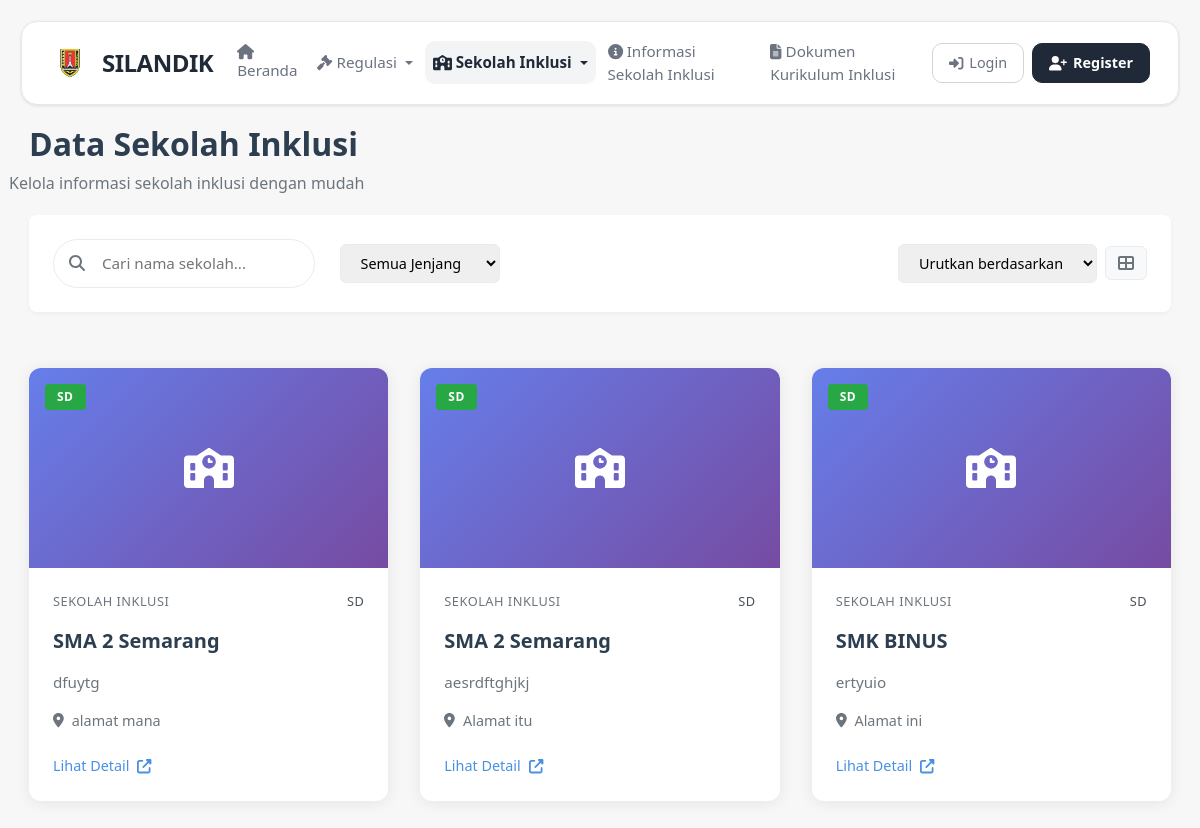
The page /kategori_data/data_sekolah_inklusi.php on the database as committed earlier.
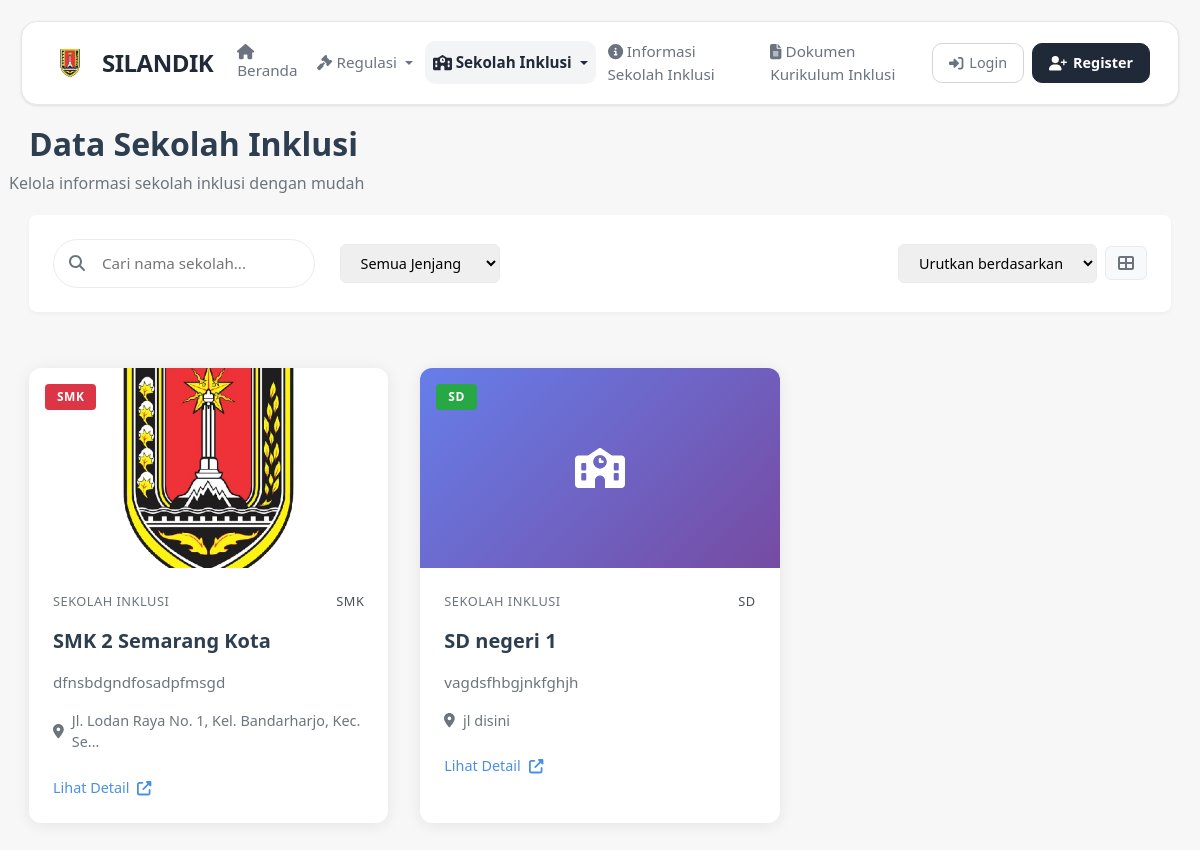
The same page on the database as committed later.
### tables this page shows
CREATE TABLE `data_sekolah_inklusi` (
  `id` int(11) NOT NULL,
  `npsn` varchar(20) NOT NULL,
  `nama_sekolah` varchar(255) NOT NULL,
  `alamat` varchar(255) NOT NULL,
  `kepala_sekolah` varchar(100) NOT NULL,
  `telepon` varchar(20) DEFAULT NULL,
  `tanggal_berdiri` date DEFAULT NULL,
  `website` varchar(255) DEFAULT NULL,
  `logo_sekolah` varchar(255) DEFAULT NULL,
  `deskripsi` text DEFAULT NULL,
  `jenjang_sekolah` enum('SD','SMP','SMA','SMK') NOT NULL DEFAULT 'SD'
);

### kategori_data/data_sekolah_inklusi.php (the view, shortened to what this page needs)
<?php
include '../partials/head.php';
?>
<div id="background">
    <?php include '../sidebar.php'; ?>
    <div class="header-section">
        <div class="container-fluid px-4">
            <div class="header-title">
                <h1 class="page-title">Data Sekolah Inklusi</h1>
                <p class="page-subtitle">Kelola informasi sekolah inklusi dengan mudah</p>
            </div>
        </div>
    </div>
    <main>
        <div class="container-fluid px-4">
            <div class="search-section">
                <div class="row align-items-center g-3 flex-wrap">
                    <div class="col-md-3">
                        <div class="search-input-group">
                            <i class="fas fa-search search-icon"></i>
                            <input type="text" class="search-input" placeholder="Cari nama sekolah..." id="searchInput">
                        </div>
                    </div>
                    <div class="col-md-2">
                        <div class="filter-section">
                            <select class="filter-select" id="jenjangFilter">
                                <option value="">Semua Jenjang</option>
                            </select>
                        </div>
                    </div>
                    <div class="col-md-4">
                        <div class="filter-section justify-content-md-end justify-content-start d-flex gap-2">
                            <select class="filter-select" id="sortFilter" style="max-width: 200px;">
                                <option value="">Urutkan berdasarkan</option>
                            </select>
                            <button class="view-toggle" id="viewToggle" title="Toggle View">
                                <i class="fas fa-th-large" id="viewIcon"></i>
                            </button>
                        </div>
                    </div>
                </div>
            </div>
            <div class="cards-grid" id="schoolGrid">
                <?php
                $query = mysqli_query($conn, "
                    SELECT *,
                           COALESCE(jenjang_sekolah, 'SD') as jenjang_sekolah
                    FROM data_sekolah_inklusi
                    ORDER BY id DESC
                ");
                if (!$query) {
                    echo "<div class='alert alert-danger'>Error dalam mengambil data: " . mysqli_error($conn) . "</div>";
                } else {
                    while ($row = mysqli_fetch_assoc($query)) :
                        $image_path = "../upload/" . htmlspecialchars($row['logo_sekolah']);
                        $image_exists = file_exists($image_path) && !empty($row['logo_sekolah']);
                ?>
                        <div class="school-card"
                            data-name="<?= strtolower(htmlspecialchars($row['nama_sekolah'])); ?>"
                            data-desc="<?= strtolower(htmlspecialchars($row['deskripsi'])); ?>"
                            data-jenjang="<?= htmlspecialchars($row['jenjang_sekolah']); ?>">
                            <div class="school-image-container">
                                <?php if ($image_exists): ?>
                                    <img src="<?= $image_path; ?>" class="school-image"
                                        alt="<?= htmlspecialchars($row['nama_sekolah']); ?>"
                                        onerror="this.parentElement.innerHTML='<div class=\'school-image-placeholder\'><i class=\'fas fa-school\'></i></div>'">
                                <?php else: ?>
                                    <div class="school-image-placeholder">
                                        <i class="fas fa-school"></i>
                                    </div>
                                <?php endif; ?>
                                <div class="school-badge <?= strtolower($row['jenjang_sekolah']); ?>"><?= htmlspecialchars($row['jenjang_sekolah']); ?></div>
                            </div>
                            <div class="school-content">
                                <div class="school-meta">
                                    <span class="school-type">SEKOLAH INKLUSI</span>
                                    <span class="school-level"><?= strtoupper(htmlspecialchars($row['jenjang_sekolah'])); ?></span>
                                </div>
                                <h3 class="school-title"><?= htmlspecialchars($row['nama_sekolah']); ?></h3>
                                <p class="school-excerpt">
                                    <?= htmlspecialchars(mb_strimwidth($row['deskripsi'], 0, 100, '...')); ?>
                                </p>
                                <?php if (!empty($row['alamat'])): ?>
                                    <div class="school-location">
                                        <i class="fas fa-map-marker-alt"></i>
                                        <span><?= htmlspecialchars(mb_strimwidth($row['alamat'], 0, 50, '...')); ?></span>
                                    </div>
                                <?php endif; ?>
                                <div class="school-actions">
                                    <a href="detail_sekolahh_inklusi.php?id=<?= $row['id']; ?>" class="view-detail-btn">
                                        Lihat Detail <i class="fas fa-external-link-alt"></i>
                                    </a>
                                </div>
                            </div>
                        </div>
                <?php endwhile;
                } ?>
            </div>
    </main>
</div>
</html>

### partials/head.php (shortened to what this page needs)
<link href="https://cdn.jsdelivr.net/npm/simple-datatables@7.1.2/dist/style.min.css" rel="stylesheet" />
<link href="/css/styles.css" rel="stylesheet" />

### sidebar.php (shortened to what this page needs)
<?php
$current_page = basename($_SERVER['PHP_SELF']);
$has_pending_request = false;
?>
<nav class="navbar navbar-expand-lg">
    <div class="container-fluid">
        <a class="navbar-brand" href="/index.php">
            <img src="/assets/logo_dinas.png" alt="Logo Dinas" width="40" height="32">
            SILANDIK
        </a>
        <div class="collapse navbar-collapse" id="navbarNavDropdown">
            <ul class="navbar-nav me-auto">
                <li class="nav-item">
                    <a class="nav-link <?= ($current_page == 'index.php') ? 'active' : '' ?>" href="/index.php">
                        <i class="fas fa-home"></i> Beranda
                    </a>
                </li>
                <li class="nav-item dropdown">
                    <a class="nav-link dropdown-toggle <?= ($current_page == 'dasar_hukum.php') ? 'active' : '' ?>"
                       href="#" id="navbarDropdownRegulasi" role="button" data-bs-toggle="dropdown" aria-expanded="false">
                        <i class="fas fa-gavel"></i> Regulasi
                    </a>
                </li>
                <li class="nav-item dropdown">
                    <a class="nav-link dropdown-toggle <?= in_array($current_page, ['data_sekolah_inklusi.php', 'edit_sekolah_inklusi.php', 'data_siswa.php']) ? 'active' : '' ?>"
                       href="#" id="navbarDropdownSekolah" role="button" data-bs-toggle="dropdown" aria-expanded="false">
                        <i class="fas fa-school"></i> Sekolah Inklusi
                    </a>
                </li>
                <li class="nav-item">
                    <a class="nav-link <?= ($current_page == 'informasi_sekolah_inklusi.php') ? 'active' : '' ?>"
                       href="/info_sekolah_inklusi/informasi_sekolah_inklusi.php">
                        <i class="fas fa-info-circle"></i> Informasi Sekolah Inklusi
                    </a>
                </li>
                <li class="nav-item">
                    <a class="nav-link <?= ($current_page == 'dokumen_kurikulum_inklusi.php') ? 'active' : '' ?>"
                       href="/dokumen_kurikulum/dokumen_kurikulum_inklusi.php">
                        <i class="fas fa-file-alt"></i> Dokumen Kurikulum Inklusi
                    </a>
                </li>
            </ul>
            <div class="auth-section d-flex align-items-center gap-2">
                <?php if (isset($_SESSION['role'])) :
                    $role = $_SESSION['role'];
                    $roleColor = 'bg-secondary text-white';
                    $roleLabel = ucfirst($role);
                    if ($role === 'admin') {
                        $roleColor = 'bg-danger text-white';
                        $roleLabel = 'Admin';
                    } elseif ($role === 'pengurus') {
                        $roleColor = 'bg-success text-white';
                        $roleLabel = 'Pengurus';
                    } elseif ($role === 'umum') {
                        $roleColor = 'bg-primary text-white';
                        $roleLabel = 'Umum';
                        if ($has_pending_request) {
                            $roleLabel = 'Umum (Pending)';
                        }
                    }
                ?>
                <div class="navbar-text d-flex align-items-center gap-2">
                    <div class="admin-avatar <?= $roleColor ?>" style="width:32px;height:32px;display:flex;align-items:center;justify-content:center;border-radius:50%;font-weight:bold;position:relative;"
                         data-bs-toggle="tooltip" data-bs-placement="bottom" title="<?= $roleLabel ?>">
                        <?= strtoupper(substr($role,0,1)) ?>
                        <?php if ($has_pending_request) : ?>
                            <span style="position:absolute;top:-2px;right:-2px;width:8px;height:8px;background:#ffc107;border-radius:50%;"></span>
                        <?php endif; ?>
                    </div>
                    <span><?= $roleLabel ?></span>
                </div>
                    <a href="/authentification/logout.php" class="btn-logout">
                        <i class="fas fa-sign-out-alt"></i> Logout
                    </a>
                <?php else : ?>
                    <a href="/authentification/login.php" class="btn-login">
                        <i class="fas fa-sign-in-alt"></i> Login
                    </a>
                    <a href="/authentification/register.php" class="btn-register">
                        <i class="fas fa-user-plus"></i> Register
                    </a>
                <?php endif; ?>
            </div>
        </div>
    </div>
</nav>

Rows that differ between the two databases and show on the page:
removed data_sekolah_inklusi: jenjang_sekolah "SD", nama_sekolah "SMA 2 Semarang", deskripsi "dfuytg", alamat "alamat mana"
removed data_sekolah_inklusi: jenjang_sekolah "SD", nama_sekolah "SMA 2 Semarang", deskripsi "aesrdftghjkj", alamat "Alamat itu"
removed data_sekolah_inklusi: jenjang_sekolah "SD", nama_sekolah "SMK BINUS", deskripsi "ertyuio", alamat "Alamat ini"
added data_sekolah_inklusi: logo_sekolah (picture), jenjang_sekolah "SMK", nama_sekolah "SMK 2 Semarang Kota", deskripsi "dfnsbdgndfosadpfmsgd", alamat "Jl. Lodan Raya No. 1, Kel. Bandarharjo, Kec. Se..."
added data_sekolah_inklusi: jenjang_sekolah "SD", nama_sekolah "SD negeri 1", deskripsi "vagdsfhbgjnkfghjh", alamat "jl disini"
